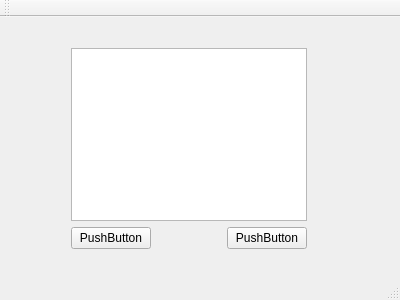
<?xml version="1.0" encoding="UTF-8"?>
<ui version="4.0">
 <class>MainWindow</class>
 <widget class="QMainWindow" name="MainWindow">
  <property name="geometry">
   <rect>
    <x>0</x>
    <y>0</y>
    <width>400</width>
    <height>300</height>
   </rect>
  </property>
  <property name="windowTitle">
   <string>MainWindow</string>
  </property>
  <widget class="QWidget" name="centralWidget">
   <widget class="QWidget" name="">
    <property name="geometry">
     <rect>
      <x>60</x>
      <y>20</y>
      <width>258</width>
      <height>223</height>
     </rect>
    </property>
    <layout class="QGridLayout" name="gridLayout">
     <item row="0" column="0" rowspan="2" colspan="3">
      <widget class="ListView" name="listView"/>
     </item>
     <item row="2" column="2">
      <widget class="QPushButton" name="pushButton_2">
       <property name="text">
        <string>PushButton</string>
       </property>
      </widget>
     </item>
     <item row="2" column="0">
      <widget class="QPushButton" name="pushButton">
       <property name="text">
        <string>PushButton</string>
       </property>
      </widget>
     </item>
    </layout>
   </widget>
  </widget>
  <widget class="QMenuBar" name="menuBar">
   <property name="geometry">
    <rect>
     <x>0</x>
     <y>0</y>
     <width>400</width>
     <height>21</height>
    </rect>
   </property>
  </widget>
  <widget class="QToolBar" name="mainToolBar">
   <attribute name="toolBarArea">
    <enum>TopToolBarArea</enum>
   </attribute>
   <attribute name="toolBarBreak">
    <bool>false</bool>
   </attribute>
  </widget>
  <widget class="QStatusBar" name="statusBar"/>
 </widget>
 <layoutdefault spacing="6" margin="11"/>
 <customwidgets>
  <customwidget>
   <class>ListView</class>
   <extends>QListView</extends>
   <header location="global">listview.h</header>
  </customwidget>
 </customwidgets>
 <resources/>
 <connections/>
</ui>
